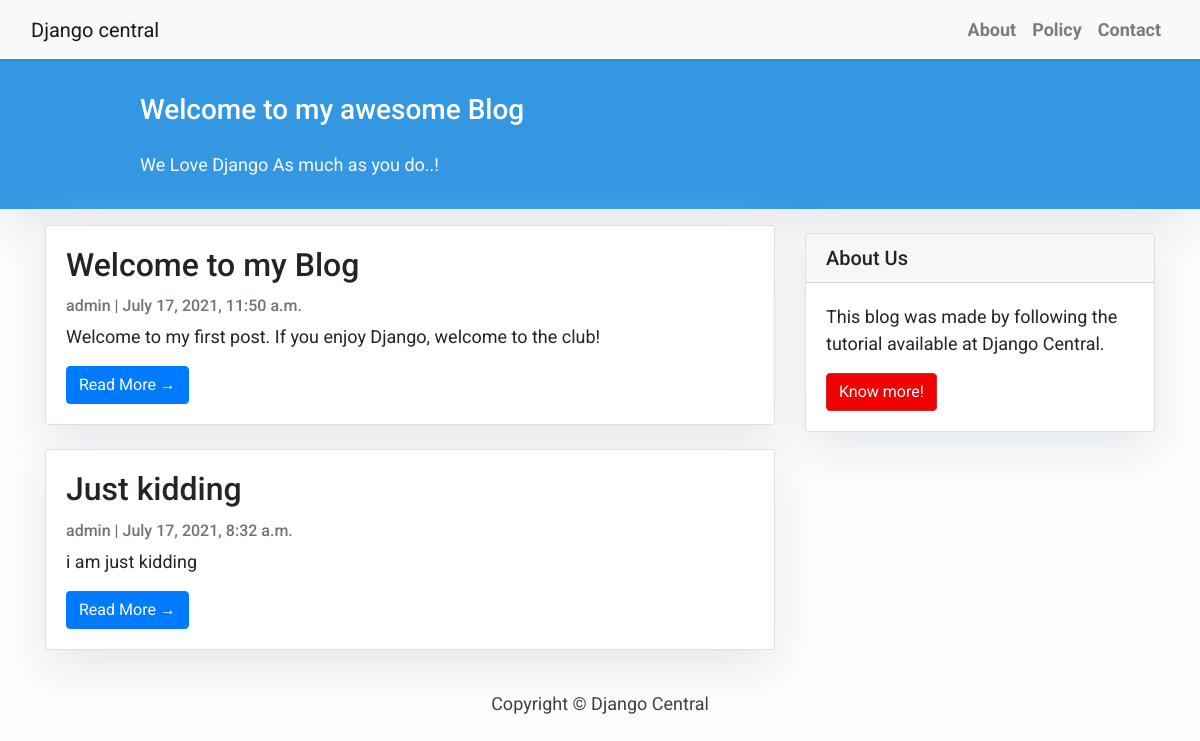
The page / on the database its author committed.
### blog/models.py (models this page shows, shortened)
class Post(models.Model):
    title = models.CharField(max_length=200, unique=True)
    slug = models.SlugField(max_length=200, unique=True)
    author = models.ForeignKey(User, on_delete= models.CASCADE, related_name='blog_posts')
    updated_on = models.DateTimeField(auto_now= True)
    content = models.TextField()
    created_on = models.DateTimeField(auto_now_add=True)
    status = models.IntegerField(choices=STATUS, default=0)
    class Meta:
        ordering = ['-created_on']

### blog/views.py (the view)
# urls.py: path('', views.PostList.as_view(), name='home'),
class PostList(generic.ListView):
    queryset = Post.objects.filter(status=1).order_by('-created_on')
    template_name = 'index.html'

### templates/index.html (shortened to what this page needs)
{% extends "base.html" %}
{% block content %}
<header class="masthead">
    <div class="container">
        <div class="row">
            <div class=" col-md-8 col-md-10 mx-auto">
                <div class="site-heading">
                    <h3 class=" site-heading my-4 mt-3 text-white"> Welcome to my awesome Blog </h3>
                    <p class="text-light">We Love Django As much as you do..! &nbsp
                    </p>
                </div>
            </div>
        </div>
    </div>
</header>
<div class="container">
    <div class="row">
        <div class="col-md-8 mt-3 left">
            {% for post in post_list %}
            <div class="card mb-4">
                <div class="card-body">
                    <h2 class="card-title">{{ post.title }}</h2>
                    <p class="card-text text-muted h6">{{ post.author }} | {{ post.created_on}} </p>
                    <p class="card-text">{{post.content|slice:":200" }}</p>
                    <a href="{% url 'post_detail' post.slug  %}" class="btn btn-primary">Read More &rarr;</a>
                </div>
            </div>
            {% endfor %}
        </div>
        {% block sidebar %} {% include 'sidebar.html' %} {% endblock sidebar %}
    </div>
</div>
{%endblock%}

### templates/base.html (shortened to what this page needs)
<!DOCTYPE html>
<html>
    <head>
        <link rel="stylesheet" href="https://maxcdn.bootstrapcdn.com/bootstrap/4.0.0/css/bootstrap.min.css"
 />
    </head>
    <body>
        <nav class="navbar navbar-expand-lg navbar-light bg-light shadow" id="mainNav">
            <div class="container-fluid">
                <a class="navbar-brand" href="{% url 'home' %}">Django central</a>
                <div class="collapse navbar-collapse" id="navbarResponsive">
                    <ul class="navbar-nav ml-auto">
                        <li class="nav-item text-black">
                            <a class="nav-link text-black font-weight-bold" href="#">About</a>
                        </li>
                        <li class="nav-item text-black">
                            <a class="nav-link text-black font-weight-bold" href="#">Policy</a>
                        </li>
                        <li class="nav-item text-black">
                            <a class="nav-link text-black font-weight-bold" href="#">Contact</a>
                        </li>
                    </ul>
                </div>
            </div>
        </nav>
        {% block content %}{% endblock content %}
        <footer class="py-3 bg-grey">
            <p class="m-0 text-dark text-center ">Copyright &copy; Django Central</p>
        </footer>
    </body>
</html>

### templates/sidebar.html (shortened to what this page needs)
{% block sidebar %}
<div class="col-md-4 float-right ">
<div class="card my-4">
        <h5 class="card-header">About Us</h5>
    <div class="card-body">
        <p class="card-text"> This blog was made by following the tutorial available at Django Central.</p>
        <a href="https://djangocentral.com/building-a-blog-application-with-django"
           class="btn btn-danger">Know more!</a>
    </div>
</div>
</div>
{% endblock sidebar %}

### templates/base.html (style rules this page uses)
body { font-family: "Roboto", sans-serif; font-size: 17px; background-color: #fdfdfd; }
.shadow { box-shadow: 0 4px 2px -2px rgba(0, 0, 0, 0.1); }
.btn-danger { color: #fff; background-color: #f00000; border-color: #dc281e; }
.masthead { background: #3398E1; height: auto; padding-bottom: 15px; box-shadow: 0 16px 48px #E3E7EB; padding-top: 10px; }

### templates/index.html (style rules this page uses)
body { font-family: "Roboto", sans-serif; font-size: 18px; background-color: #fdfdfd; }
.card { box-shadow: 0 16px 48px #E3E7EB; }

### templates/sidebar.html (style rules this page uses)
.card { box-shadow: 0 16px 48px #E3E7EB; }

### rows shown on the page
Post: title "Welcome to my Blog", author "admin", created_on "July 17, 2021, 11:50 a.m.", content "Welcome to my first post. If you enjoy Django, welcome to the club!"
Post: title "Just kidding", author "admin", created_on "July 17, 2021, 8:32 a.m.", content "i am just kidding"
